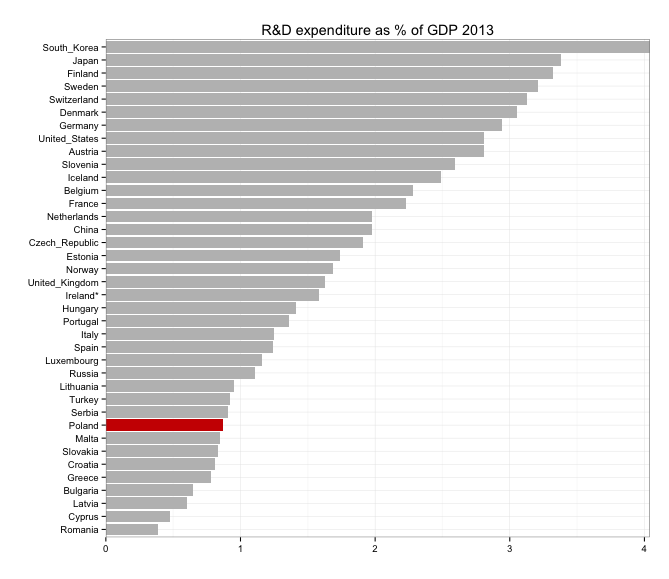

The script that drew this image:
library(ggplot2)
library(reshape2)
rd <- read.table("Dropbox/RD.txt", sep=" ", h=FALSE)
rd$V1 <- reorder(rd$V1, rd$V3, mean)
rd$V6 <- rd$V3 - rd$V2

melt(rd[,c(1,2,6)])

ggplot(rd, aes(x=V1, y=V3, fill=V1=="Poland")) + geom_bar(stat="identity") +
  coord_flip() + theme_bw() + 
  theme(legend.position="none" ) + ggtitle("R&D expenditure as % of GDP 2013") + ylab("")+ xlab("")+
  scale_fill_manual(values=c("grey", "red3"))+ 
  scale_y_continuous(expand = c(0,0)) 




rd$V1 <- reorder(rd$V1, rd$V2, mean)

ggplot(rd, aes(x=V1, y=V2, fill=V1=="Poland")) + geom_bar(stat="identity") +
  coord_flip() + theme_bw() + 
  theme(legend.position="none")
